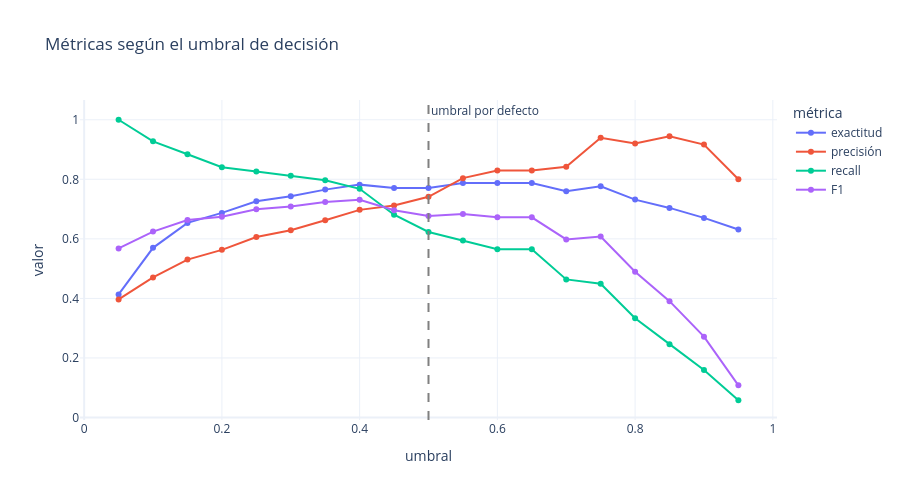

The code cell stored with this chart in its notebook:
### Markdown cell above
---
# 7️⃣ El umbral y la curva ROC (15 min)

La regla simple da un **sí o no** y ahí se acaba. El modelo da una **probabilidad**, y eso permite algo que la regla no puede: **elegir qué error prefieres cometer**.

El 0.5 no es sagrado. Bajarlo hace al modelo más "optimista" (detecta más sobrevivientes, pero se equivoca más); subirlo lo vuelve más exigente.

### Code cell
# ¿Cómo cambian las métricas al mover el umbral?
# Llama a plot_metricas_por_umbral(y_test, proba_test)
# ✍️ Tu código aquí

plot_metricas_por_umbral(y_test, proba_test)

### Figure 1 — Plotly figure (JSON) as saved in the notebook; plotly's stock layout.template omitted (floating-point values rounded to 4 significant figures)
{"data": [{"hovertemplate": "métrica=exactitud<br>umbral=%{x}<br>valor=%{y}<extra></extra>", "legendgroup": "exactitud", "line": {"color": "#636efa", "dash": "solid"}, "marker": {"symbol": "circle"}, "mode": "lines+markers", "name": "exactitud", "orientation": "v", "showlegend": true, "type": "scatter", "x": [0.05, 0.1, 0.15, 0.2, 0.25, 0.3, 0.35, 0.4, 0.45, 0.5, 0.55, 0.6, 0.65, 0.7, 0.75, 0.8, 0.85, 0.9, 0.95], "xaxis": "x", "y": [0.4134, 0.5698, 0.6536, 0.6872, 0.7263, 0.743, 0.7654, 0.7821, 0.7709, 0.7709, 0.7877, 0.7877, 0.7877, 0.7598, 0.7765, 0.7318, 0.7039, 0.6704, 0.6313], "yaxis": "y"}, {"hovertemplate": "métrica=precisión<br>umbral=%{x}<br>valor=%{y}<extra></extra>", "legendgroup": "precisión", "line": {"color": "#EF553B", "dash": "solid"}, "marker": {"symbol": "circle"}, "mode": "lines+markers", "name": "precisión", "orientation": "v", "showlegend": true, "type": "scatter", "x": [0.05, 0.1, 0.15, 0.2, 0.25, 0.3, 0.35, 0.4, 0.45, 0.5, 0.55, 0.6, 0.65, 0.7, 0.75, 0.8, 0.85, 0.9, 0.95], "xaxis": "x", "y": [0.3966, 0.4706, 0.5304, 0.5631, 0.6064, 0.6292, 0.6627, 0.6974, 0.7121, 0.7414, 0.8039, 0.8298, 0.8298, 0.8421, 0.9394, 0.92, 0.9444, 0.9167, 0.8], "yaxis": "y"}, {"hovertemplate": "métrica=recall<br>umbral=%{x}<br>valor=%{y}<extra></extra>", "legendgroup": "recall", "line": {"color": "#00cc96", "dash": "solid"}, "marker": {"symbol": "circle"}, "mode": "lines+markers", "name": "recall", "orientation": "v", "showlegend": true, "type": "scatter", "x": [0.05, 0.1, 0.15, 0.2, 0.25, 0.3, 0.35, 0.4, 0.45, 0.5, 0.55, 0.6, 0.65, 0.7, 0.75, 0.8, 0.85, 0.9, 0.95], "xaxis": "x", "y": [1.0, 0.9275, 0.8841, 0.8406, 0.8261, 0.8116, 0.7971, 0.7681, 0.6812, 0.6232, 0.5942, 0.5652, 0.5652, 0.4638, 0.4493, 0.3333, 0.2464, 0.1594, 0.05797], "yaxis": "y"}, {"hovertemplate": "métrica=F1<br>umbral=%{x}<br>valor=%{y}<extra></extra>", "legendgroup": "F1", "line": {"color": "#ab63fa", "dash": "solid"}, "marker": {"symbol": "circle"}, "mode": "lines+markers", "name": "F1", "orientation": "v", "showlegend": true, "type": "scatter", "x": [0.05, 0.1, 0.15, 0.2, 0.25, 0.3, 0.35, 0.4, 0.45, 0.5, 0.55, 0.6, 0.65, 0.7, 0.75, 0.8, 0.85, 0.9, 0.95], "xaxis": "x", "y": [0.5679, 0.6244, 0.663, 0.6744, 0.6994, 0.7089, 0.7237, 0.731, 0.6963, 0.6772, 0.6833, 0.6724, 0.6724, 0.5981, 0.6078, 0.4894, 0.3908, 0.2716, 0.1081], "yaxis": "y"}], "layout": {"annotations": [{"showarrow": false, "text": "umbral por defecto", "x": 0.5, "xanchor": "left", "xref": "x", "y": 1, "yanchor": "top", "yref": "y domain"}], "height": 500, "legend": {"title": {"text": "métrica"}, "tracegroupgap": 0}, "shapes": [{"line": {"color": "gray", "dash": "dash"}, "type": "line", "x0": 0.5, "x1": 0.5, "xref": "x", "y0": 0, "y1": 1, "yref": "y domain"}], "title": {"text": "Métricas según el umbral de decisión"}, "width": 900, "xaxis": {"anchor": "y", "domain": [0, 1], "title": {"text": "umbral"}}, "yaxis": {"anchor": "x", "domain": [0, 1], "title": {"text": "valor"}}}}
